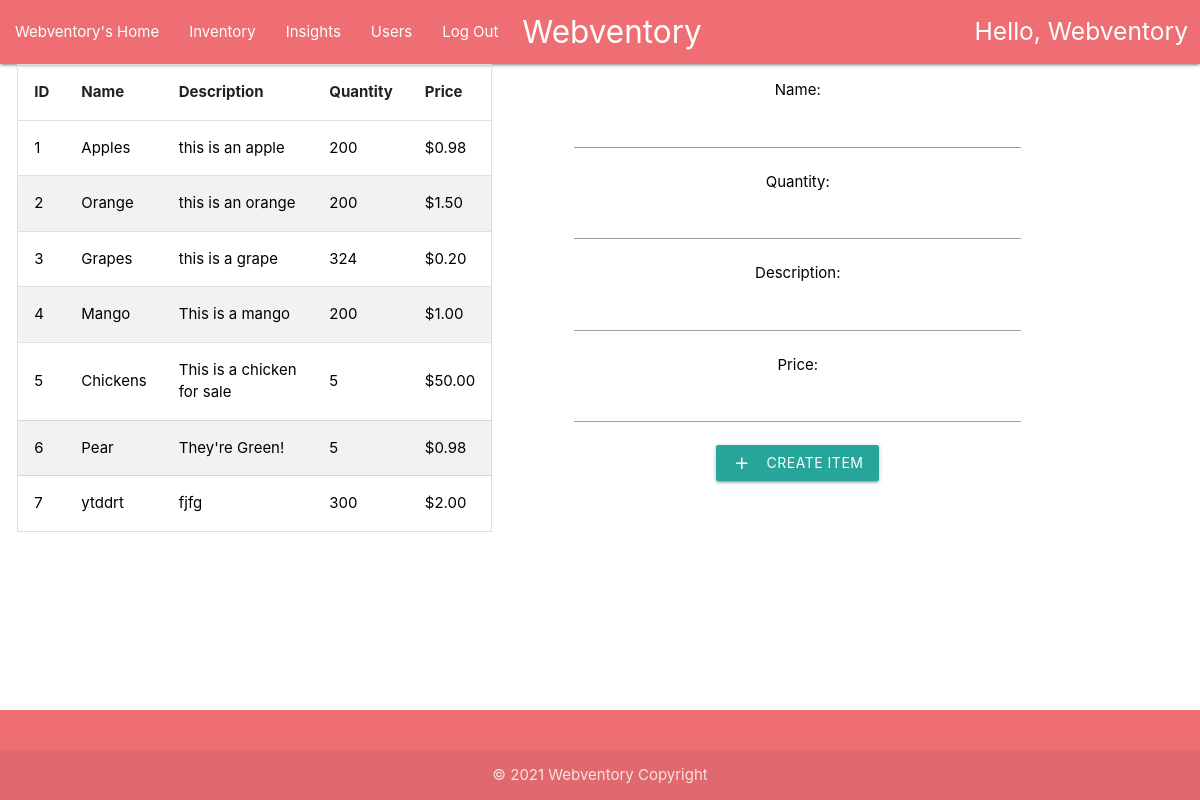
/create (signed in), run on an earlier commit of the app's database.
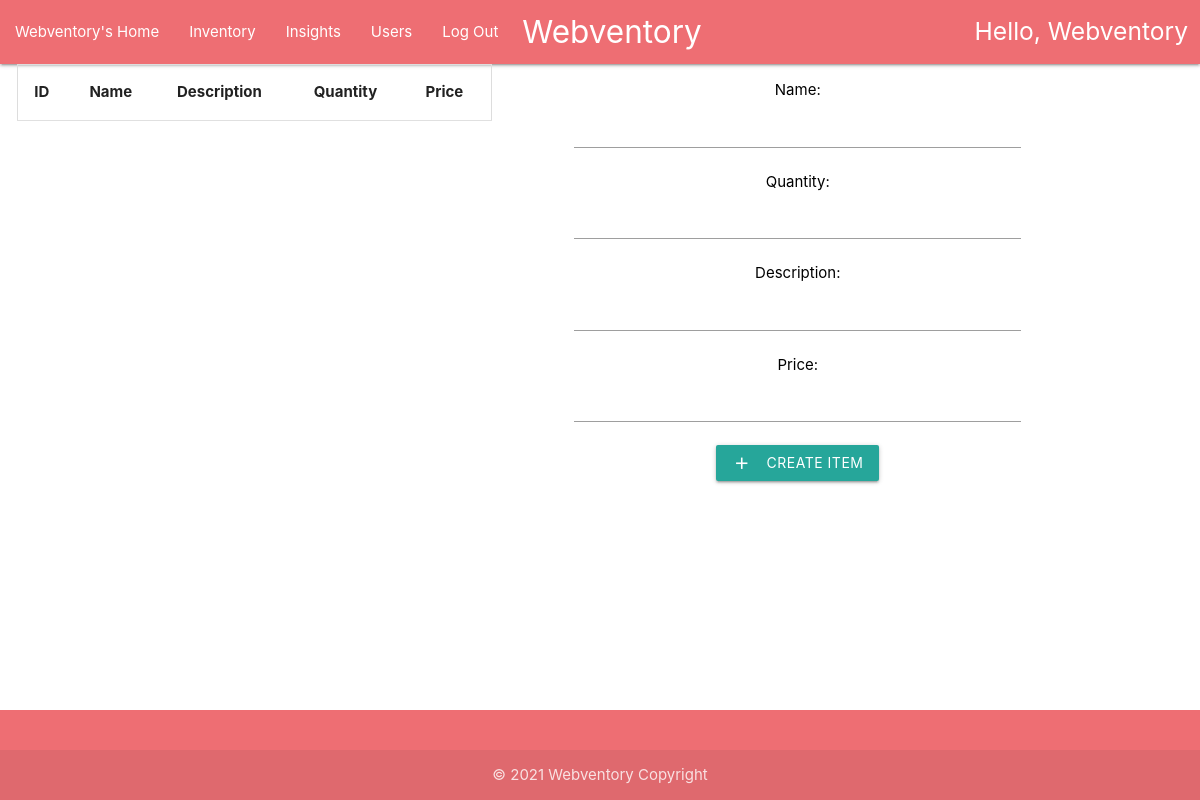
And on a later commit of the database.
### home/models.py (models this page shows, shortened)
class Item(models.Model):
    id = models.AutoField(unique=True, primary_key=True)
    name = models.CharField(max_length=30)
    description = models.CharField(max_length=100)
    quantity = models.IntegerField()
    price = models.DecimalField(max_digits=9,decimal_places=2)
    user_visibility = models.TextField()

class User(AbstractUser):
    username = models.CharField(max_length=30, unique=True)
    email = models.CharField(max_length=100)
    password = models.CharField(max_length=30)
    def __str__(self):
        return self.username

### home/views.py (the view, shortened to what this page needs)
# urls.py: path('create', views.create_item),
@login_required(login_url='/login')
def create_item(request):
    clear_graph_history(request.user)
    items = Item.objects.all().select_related()
    return render(request, 'home/userHomeInventoryCreate.html',
                  {"username": str(request.user).title(), "items": items})

### home/views.py (called while the page is built)
def clear_graph_history(username):
    path = os.path.join(os.path.dirname(__file__), 'static',
                        'home', 'temp', f'{username}')
    if os.path.exists(path):
        os.chdir(path)
        for file in os.listdir(path):
            os.remove(file)

### home/templates/home/userHomeInventoryCreate.html (shortened to what this page needs)
{% extends 'home/userHome.html' %}
{% block content %}
{% load static %}
<link rel="stylesheet" href="{% static 'home/css/style.css' %}">
<div class="row" style="padding-left : .5%;">
    <div class="container-fluid">
        <div class="col s5 center">
            <table id="myTable">
                <thead>
                <tr>
                    <th>ID</th>
                    <th>Name</th>
                    <th>Description</th>
                    <th>Quantity</th>
                    <th>Price</th>
                </tr>
                </thead>
                <tbody>
                {% for item in items %}
                {% if item.user_visibility == user.username %}
                <tr>
                    <td><a style="color: black" href="#">
                        {{ item.id }}
                    </a></td>
                    <td><a style="color: black" href="#">
                        {{ item.name }}
                    </a></td>
                    <td><a style="color: black" href="#">
                        {{ item.description }}
                    </a></td>
                    <td><a style="color: black" href="#">
                        {{ item.quantity }}
                    </a></td>
                    <td><a style="color: black" href="#">
                        ${{ item.price|floatformat:2 }}
                    </a></td>
                </tr>
                {% endif %}
                {% endfor %}
                </tbody>
            </table>
        </div>
        <div class="col s7 center" style="padding-left: 5%">
            <form class="col s9" name="ItemCreationForm" action="/create" method="post">
                <p><label for="id_name">Name:</label>
                    <input type="text" name="name" id="id_name" maxlength="30" required></p>
                <p><label for="id_quantity">Quantity:</label>
                    <input id="id_quantity" type="number" name="quantity" required></p>
                <p><label for="description">Description:</label>
                    <input type="text" name="description" id="description" maxlength="100" required></p>
                <p><label for="price">Price:</label>
                    <input type="number" name="price" id="price" step="any" required></p>
                <button class="btn waves-effect waves-light hoverable" type="submit" name="action"><i
                        class="material-icons left">add</i>Create Item
                </button>
            </form>
        </div>
    </div>
</div>
{% endblock %}

### home/templates/home/userHomeBase.html (shortened to what this page needs)
<!DOCTYPE html>
<html lang="en">
<head>
    {% load static %}
    <link rel="stylesheet" href="{% static 'home/css/materialize.css' %}">
    <link rel="stylesheet" href="{% static 'home/css/style.css' %}">
</head>
<body>
<nav>
    <div class="nav-wrapper container-fluid">
        <a href="/" class="brand-logo center" style="padding-left: 2%"
        >Webventory</a
        >
        <ul class="left hide-on-med-and-down">
            <li><a href="/userHome">{{username}}'s Home</a></li>
            <li><a href="/userInventory">Inventory</a></li>
            <li><a href="/userInsights">Insights</a></li>
            <li><a href="/userUsers">Users</a></li>
            <li><a href="/logout">Log Out</a></li>
        </ul>
        <h5 class="right" style="padding-right: 1%; padding-top: 0.125%">
            Hello, {{username}}
        </h5>
    </div>
</nav>
<main>
    {% block content %}
    {% endblock %}
</main>
<footer class="page-footer">
    <div class="footer-copyright">
        <div class="container center">© 2021 Webventory Copyright</div>
    </div>
</footer>
</body>
</html>

What changed in the data, as far as the page shows it:
no longer on this page (row edited): Item: id "1", name "Apples", description "this is an apple", quantity "200", price "0.98"
no longer on this page (row edited): Item: id "2", name "Orange", description "this is an orange", quantity "200", price "1.50"
no longer on this page (row edited): Item: id "3", name "Grapes", description "this is a grape", quantity "324", price "0.20"
no longer on this page (row edited): Item: id "4", name "Mango", description "This is a mango", quantity "200", price "1.00"
no longer on this page (row edited): Item: id "5", name "Chickens", description "This is a chicken for sale", quantity "5", price "50.00"
no longer on this page (row edited): Item: id "6", name "Pear", description "They're Green!", quantity "5", price "0.98"
no longer on this page (row edited): Item: id "7", name "ytddrt", description "fjfg", quantity "300", price "2.00"
now on this page (row edited): User: username "Webventory"
Also different on the page:
{{ username }}: "Webventory" → (not shown)
